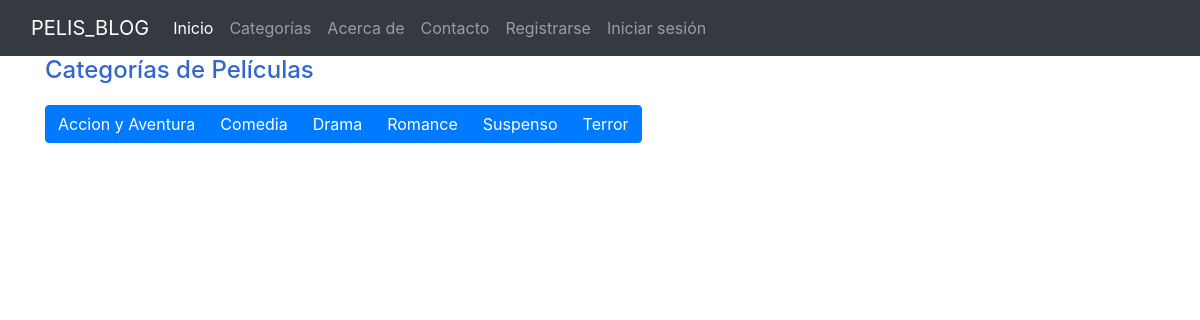
Page /categorias/ on the committed database.
### Posts/models.py (models this page shows, shortened)
class Categoria(models.Model):
    nombre = models.CharField(max_length=100)

### Posts/views.py (the view)
# urls.py: path('categorias/', views.categorias, name='categorias'),
def categorias(request):
    categorias = Categoria.objects.all()
    context = {'categorias': categorias}
    return render(request, 'categorias.html', context)

### templates/categorias.html (shortened to what this page needs)
{% load static %}
<!DOCTYPE html>
<html>
<head>
    <link href="https://stackpath.bootstrapcdn.com/bootstrap/4.3.1/css/bootstrap.min.css" rel="stylesheet">
    <link rel="stylesheet" type="text/css" href="{% static 'css/categorias.css' %}">
</head>
<body>
    {% include 'navbar.html' %}
    <div class="container">
        <h1>Categorías de Películas</h1>
        <div class="btn-group">
            {% for categoria in categorias %}
                <a href="{% url 'categoria_detalle' categoria.id %}" class="btn btn-primary">{{ categoria.nombre }}</a>
            {% endfor %}
        </div>
    </div>
</body>
</html>

### static/css/categorias.css (style rules this page uses)
h1 { color: #3366cc; font-size: 24px; margin-bottom: 20px; }

### rows in the picture
Categoria: nombre "Accion y Aventura"
Categoria: nombre "Comedia"
Categoria: nombre "Drama"
Categoria: nombre "Romance"
Categoria: nombre "Suspenso"
Categoria: nombre "Terror"
